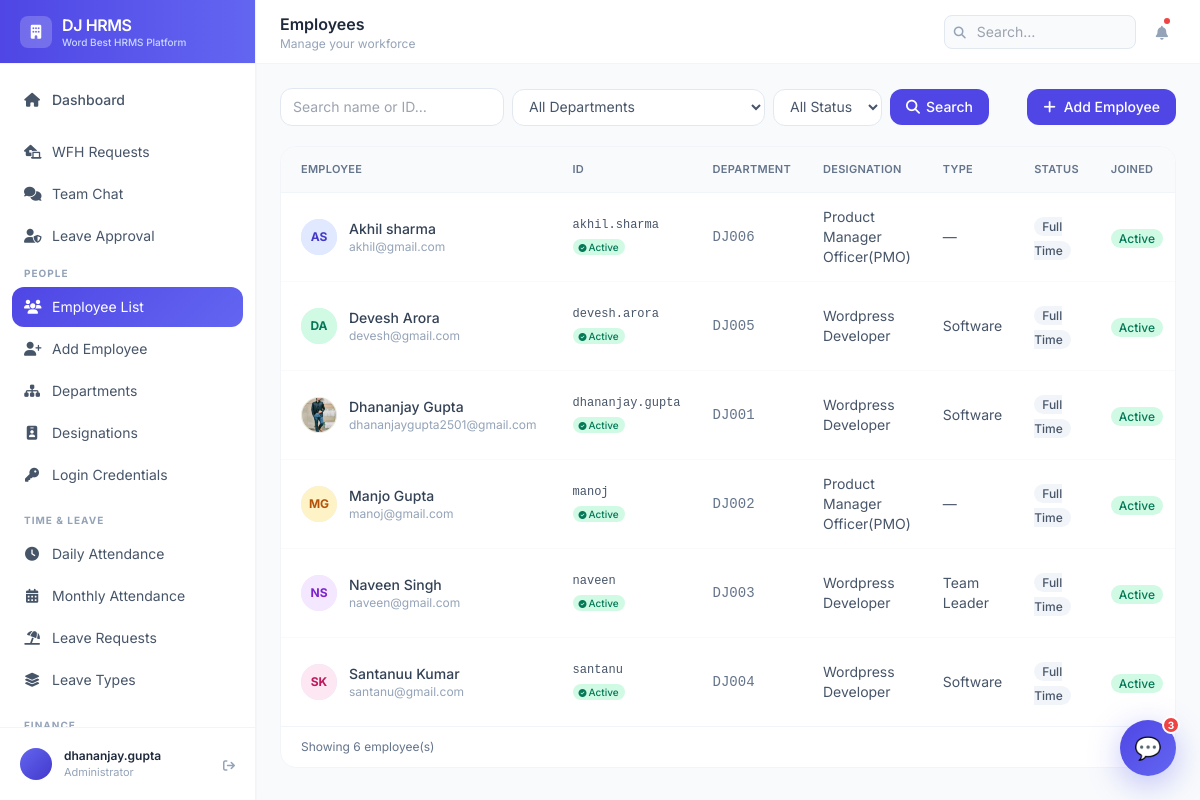
The page /dashboard/employees/ (signed in) on the database its author committed.
### employees/models.py (models this page shows, shortened)
class Employee(models.Model):
    GENDER_CHOICES = [('M', 'Male'), ('F', 'Female'), ('O', 'Other')]
    STATUS_CHOICES = [
        ('active', 'Active'),
        ('inactive', 'Inactive'),
        ('on_leave', 'On Leave'),
        ('terminated', 'Terminated'),
    ]
    EMPLOYMENT_TYPE = [
        ('full_time', 'Full Time'),
        ('part_time', 'Part Time'),
        ('contract', 'Contract'),
        ('intern', 'Intern'),
    ]
    user = models.OneToOneField(User, on_delete=models.CASCADE, null=True, blank=True)
    employee_id = models.CharField(max_length=20, unique=True)
    first_name = models.CharField(max_length=50)
    last_name = models.CharField(max_length=50)
    email = models.EmailField(unique=True)
    phone = models.CharField(max_length=15, blank=True)
    date_of_birth = models.DateField(null=True, blank=True)
    gender = models.CharField(max_length=1, choices=GENDER_CHOICES, blank=True)
    photo = models.ImageField(upload_to='employee_photos/', null=True, blank=True)
    department = models.ForeignKey(Department, on_delete=models.SET_NULL, null=True, related_name='employees')
    designation = models.ForeignKey(Designation, on_delete=models.SET_NULL, null=True, related_name='employees')
    date_joined = models.DateField()
    employment_type = models.CharField(max_length=20, choices=EMPLOYMENT_TYPE, default='full_time')
    status = models.CharField(max_length=20, choices=STATUS_CHOICES, default='active')
    address = models.TextField(blank=True)
    emergency_contact_name = models.CharField(max_length=100, blank=True)
    emergency_contact_phone = models.CharField(max_length=15, blank=True)
    created_at = models.DateTimeField(auto_now_add=True)
    updated_at = models.DateTimeField(auto_now=True)
    @property
    def full_name(self):
        return f"{self.first_name} {self.last_name}"
    class Meta:
        ordering = ['first_name', 'last_name']

class Department(models.Model):
    name = models.CharField(max_length=100, unique=True)
    code = models.CharField(max_length=10, unique=True)
    description = models.TextField(blank=True)
    manager = models.ForeignKey(
        'Employee', on_delete=models.SET_NULL, null=True, blank=True,
        related_name='managed_department'
    )
    created_at = models.DateTimeField(auto_now_add=True)
    class Meta:
        ordering = ['name']

class Designation(models.Model):
    title = models.CharField(max_length=100, unique=True)
    department = models.ForeignKey(Department, on_delete=models.CASCADE, related_name='designations')
    level = models.PositiveSmallIntegerField(default=1)  # 1=junior, 5=senior
    class Meta:
        ordering = ['title']

### employees/views.py (the view)
# urls.py: path('employees/', views.employee_list, name='employee_list'),
@login_required
def employee_list(request):
    employees   = Employee.objects.select_related('department', 'designation').all()
    departments = Department.objects.all()
    dept_filter   = request.GET.get('department')
    status_filter = request.GET.get('status')
    search        = request.GET.get('search', '')
    if dept_filter:
        employees = employees.filter(department_id=dept_filter)
    if status_filter:
        employees = employees.filter(status=status_filter)
    if search:
        employees = employees.filter(
            Q(first_name__icontains=search)  |
            Q(last_name__icontains=search)   |
            Q(employee_id__icontains=search)
        )
    return render(request, 'employees/list.html', {
        'employees':   employees,
        'departments': departments,
    })

### templates/employees/list.html (shortened to what this page needs)
{% extends 'base.html' %}
{% block page_title %}Employees{% endblock %}
{% block page_subtitle %}Manage your workforce{% endblock %}
{% block content %}
<div class="flex flex-wrap items-center justify-between gap-3 mb-5">
  <form method="get" class="flex flex-wrap items-center gap-2">
    <input type="text" name="search" value="{{ request.GET.search }}" placeholder="Search name or ID…"
      class="border border-slate-200 rounded-xl px-3 py-2 text-sm text-slate-600 focus:outline-none focus:border-brand-300 focus:ring-1 focus:ring-brand-100 w-56 bg-white">
    <select name="department" class="border border-slate-200 rounded-xl px-3 py-2 text-sm text-slate-600 focus:outline-none bg-white">
      <option value="">All Departments</option>
    </select>
    <select name="status" class="border border-slate-200 rounded-xl px-3 py-2 text-sm text-slate-600 focus:outline-none bg-white">
      <option value="">All Status</option>
    </select>
    <button type="submit" class="bg-brand-600 text-white px-4 py-2 rounded-xl text-sm font-medium hover:bg-brand-700 transition-colors">
      <i class="fas fa-magnifying-glass mr-1.5"></i>Search
    </button>
  </form>
  <a href="{% url 'add_employee' %}" class="bg-brand-600 text-white px-4 py-2 rounded-xl text-sm font-medium hover:bg-brand-700 transition-colors inline-flex items-center gap-2">
    <i class="fas fa-plus"></i> Add Employee
  </a>
</div>
<div class="bg-white rounded-2xl border border-slate-100 overflow-hidden">
  <div class="overflow-x-auto">
    <table class="w-full">
      <thead>
        <tr class="bg-slate-50 border-b border-slate-100">
          <th class="text-left text-[11px] font-semibold text-slate-500 uppercase tracking-wide px-5 py-3.5">Employee</th>
          <th class="text-left text-[11px] font-semibold text-slate-500 uppercase tracking-wide px-4 py-3.5">ID</th>
          <th class="text-left text-[11px] font-semibold text-slate-500 uppercase tracking-wide px-4 py-3.5">Department</th>
          <th class="text-left text-[11px] font-semibold text-slate-500 uppercase tracking-wide px-4 py-3.5">Designation</th>
          <th class="text-left text-[11px] font-semibold text-slate-500 uppercase tracking-wide px-4 py-3.5">Type</th>
          <th class="text-left text-[11px] font-semibold text-slate-500 uppercase tracking-wide px-4 py-3.5">Status</th>
          <th class="text-left text-[11px] font-semibold text-slate-500 uppercase tracking-wide px-4 py-3.5">Joined</th>
        </tr>
      </thead>
      <tbody class="divide-y divide-slate-50">
        {% for emp in employees %}
        <tr class="hover:bg-slate-50/60 transition-colors">
          <td class="px-5 py-3.5">
            <div class="flex items-center gap-3">
              <div class="w-9 h-9 rounded-full flex items-center justify-center text-xs font-bold flex-shrink-0
                {% cycle 'bg-brand-100 text-brand-700' 'bg-emerald-100 text-emerald-700' 'bg-amber-100 text-amber-700' 'bg-purple-100 text-purple-700' 'bg-pink-100 text-pink-700' as colors %}">
                {% if emp.photo %}
  <img src="{{ emp.photo.url }}" alt="{{ emp.full_name }}"
    class="w-9 h-9 rounded-full object-cover flex-shrink-0 border border-slate-200">
{% else %}
  <div class="w-9 h-9 rounded-full flex items-center justify-center text-xs font-bold flex-shrink-0
    {% cycle 'bg-brand-100 text-brand-700' 'bg-emerald-100 text-emerald-700' 'bg-amber-100 text-amber-700' 'bg-purple-100 text-purple-700' 'bg-pink-100 text-pink-700' %}">
    {{ emp.first_name|first|upper }}{{ emp.last_name|first|upper }}
  </div>
{% endif %}
              </div>
              <div>
                <p class="text-slate-700 text-sm font-medium">{{ emp.full_name }}</p>
                <p class="text-slate-400 text-xs">{{ emp.email }}</p>
              </div>
            </div>
          </td>
          <td class="px-4 py-3.5">
  {% if emp.user %}
    <p class="text-slate-600 text-xs font-mono">{{ emp.user.username }}</p>
    <span class="text-[10px] px-1.5 py-0.5 rounded-full bg-emerald-100 text-emerald-700 font-medium">
      <i class="fas fa-circle-check text-[8px] mr-0.5"></i>Active
    </span>
  {% else %}
    <span class="text-[10px] px-1.5 py-0.5 rounded-full bg-red-100 text-red-500 font-medium">No Login</span>
    <a href="#" onclick="createLogin({{ emp.pk }})" class="text-brand-600 text-[10px] hover:underline block mt-0.5">Create Login</a>
  {% endif %}
</td>
          <td class="px-4 py-3.5 text-slate-500 text-sm font-mono">{{ emp.employee_id }}</td>
          <td class="px-4 py-3.5 text-slate-600 text-sm">{{ emp.department.name|default:"—" }}</td>
          <td class="px-4 py-3.5 text-slate-600 text-sm">{{ emp.designation.title|default:"—" }}</td>
          <td class="px-4 py-3.5">
            <span class="text-xs px-2 py-0.5 rounded-full font-medium bg-slate-100 text-slate-600">{{ emp.get_employment_type_display }}</span>
          </td>
          <td class="px-4 py-3.5">
            <span class="text-xs px-2 py-0.5 rounded-full font-medium
              {% if emp.status == 'active' %}bg-emerald-100 text-emerald-700
              {% elif emp.status == 'on_leave' %}bg-amber-100 text-amber-700
              {% elif emp.status == 'terminated' %}bg-red-100 text-red-600
              {% else %}bg-slate-100 text-slate-500{% endif %}">
              {{ emp.get_status_display }}
            </span>
          </td>
        </tr>
        {% endfor %}
      </tbody>
    </table>
  </div>
  {% if employees %}
  <div class="px-5 py-3 border-t border-slate-100 flex items-center justify-between">
    <p class="text-slate-500 text-xs">Showing {{ employees.count }} employee(s)</p>
  </div>
  {% endif %}
</div>
{% endblock %}

### templates/base.html (shortened to what this page needs)
<!DOCTYPE html>
<html lang="en" class="h-full">
<head>
  <script src="https://cdn.tailwindcss.com"></script>
  <link href="https://cdnjs.cloudflare.com/ajax/libs/font-awesome/6.5.0/css/all.min.css" rel="stylesheet">
  {% include 'chatbot/widget.html' %}
</head>
<body class="h-full bg-slate-50">
<div class="flex h-screen overflow-hidden">
  <aside id="sidebar" class="w-64 bg-white border-r border-slate-100 flex flex-col flex-shrink-0 shadow-sm">
    <div class="h-16 flex items-center px-5 border-b border-slate-100 bg-gradient-to-r from-brand-600 to-brand-500">
      <div class="flex items-center gap-2.5">
        <div class="w-8 h-8 bg-white bg-opacity-20 rounded-lg flex items-center justify-center">
          <i class="fas fa-building text-white text-sm"></i>
        </div>
        <div>
          <span class="text-white font-semibold text-base tracking-tight">DJ HRMS</span>
          <p class="text-brand-200 text-[10px] font-medium -mt-0.5">Word Best HRMS Platform</p>
        </div>
      </div>
    </div>
    <nav class="flex-1 overflow-y-auto px-3 py-4 space-y-0.5">
      <a href="{% url 'dashboard' %}" class="sidebar-item  flex items-center gap-3 px-3 py-2.5 rounded-xl text-slate-600 font-medium text-sm mb-3">
        <i class="fas fa-home w-4 text-center"></i>
        <span>Dashboard</span>
      </a>
<a href="{% url 'wfh_requests' %}"
  class="sidebar-item {% if request.resolver_match.url_name == 'wfh_requests' %}active{% endif %} flex items-center gap-3 px-3 py-2.5 rounded-xl text-slate-600 text-sm">
  <i class="fas fa-house-laptop w-4 text-center"></i>
  <span>WFH Requests</span>
</a>
<a href="{% url 'chat_home' %}"
  class="sidebar-item {% if 'chat' in request.resolver_match.url_name %}active{% endif %} flex items-center gap-3 px-3 py-2.5 rounded-xl text-slate-600 text-sm">
  <i class="fas fa-comments w-4 text-center"></i>
  <span>Team Chat</span>
</a>
<a href="{% url 'manager_leave_dashboard' %}"
  class="sidebar-item flex items-center gap-3 px-3 py-2.5 rounded-xl text-slate-600 text-sm">
  <i class="fas fa-user-shield w-4 text-center"></i>
  <span>Leave Approval</span>
</a>
      <p class="nav-group-label text-slate-400 px-3 pt-2 pb-1">People</p>
      <a href="{% url 'employee_list' %}" class="sidebar-item {% if 'employee' in request.resolver_match.url_name %}active{% endif %} flex items-center gap-3 px-3 py-2.5 rounded-xl text-slate-600 text-sm">
        <i class="fas fa-users w-4 text-center"></i>
        <span>Employee List</span>
      </a>
      <a href="{% url 'add_employee' %}" class="sidebar-item flex items-center gap-3 px-3 py-2.5 rounded-xl text-slate-600 text-sm">
        <i class="fas fa-user-plus w-4 text-center"></i>
        <span>Add Employee</span>
      </a>
      <a href="{% url 'department_list' %}" class="sidebar-item {% if request.resolver_match.url_name == 'department_list' %}active{% endif %} flex items-center gap-3 px-3 py-2.5 rounded-xl text-slate-600 text-sm">
        <i class="fas fa-sitemap w-4 text-center"></i>
        <span>Departments</span>
      </a>
      <a href="{% url 'designation_list' %}" class="sidebar-item {% if request.resolver_match.url_name == 'designation_list' %}active{% endif %} flex items-center gap-3 px-3 py-2.5 rounded-xl text-slate-600 text-sm">
        <i class="fas fa-id-badge w-4 text-center"></i>
        <span>Designations</span>
      </a>
<a href="{% url 'employee_credentials' %}"
  class="sidebar-item {% if request.resolver_match.url_name == 'employee_credentials' %}active{% endif %} flex items-center gap-3 px-3 py-2.5 rounded-xl text-slate-600 text-sm">
  <i class="fas fa-key w-4 text-center"></i>
  <span>Login Credentials</span>
</a>
      <p class="nav-group-label text-slate-400 px-3 pt-4 pb-1">Time & Leave</p>
      <a href="{% url 'daily_attendance' %}" class="sidebar-item {% if request.resolver_match.url_name == 'daily_attendance' %}active{% endif %} flex items-center gap-3 px-3 py-2.5 rounded-xl text-slate-600 text-sm">
          <i class="fas fa-clock w-4 text-center"></i>
          <span>Daily Attendance</span>
        </a>
        <a href="{% url 'monthly_attendance' %}" class="sidebar-item {% if request.resolver_match.url_name == 'monthly_attendance' %}active{% endif %} flex items-center gap-3 px-3 py-2.5 rounded-xl text-slate-600 text-sm">
          <i class="fas fa-calendar-days w-4 text-center"></i>
          <span>Monthly Attendance</span>
        </a>
      <a href="{% url 'leave_requests' %}" class="sidebar-item {% if request.resolver_match.url_name == 'leave_requests' %}active{% endif %} flex items-center gap-3 px-3 py-2.5 rounded-xl text-slate-600 text-sm">
        <i class="fas fa-umbrella-beach w-4 text-center"></i>
        <span>Leave Requests</span>
      </a>
      <a href="{% url 'leave_types' %}" class="sidebar-item {% if request.resolver_match.url_name == 'leave_types' %}active{% endif %} flex items-center gap-3 px-3 py-2.5 rounded-xl text-slate-600 text-sm">
        <i class="fas fa-layer-group w-4 text-center"></i>
        <span>Leave Types</span>
      </a>
      <p class="nav-group-label text-slate-400 px-3 pt-4 pb-1">Finance</p>
    </nav>
    <div class="px-3 py-3 border-t border-slate-100">
      <div class="flex items-center gap-3 p-2 rounded-xl hover:bg-slate-50 cursor-pointer">
        <div class="w-8 h-8 rounded-full bg-gradient-to-br from-brand-500 to-brand-700 flex items-center justify-center text-white text-xs font-bold flex-shrink-0">
        </div>
        <div class="flex-1 min-w-0">
          <p class="text-slate-800 text-xs font-semibold truncate">{{ request.user.get_full_name|default:request.user.username }}</p>
          <p class="text-slate-400 text-[11px] truncate">Administrator</p>
        </div>
        <a href="{% url 'admin_logout' %}" class="text-slate-400 hover:text-red-500 transition-colors" title="Logout">
          <i class="fas fa-arrow-right-from-bracket text-xs"></i>
        </a>
      </div>
    </div>
  </aside>
  <div class="flex-1 flex flex-col overflow-hidden">
    <header class="h-16 bg-white border-b border-slate-100 flex items-center px-6 gap-4 flex-shrink-0">
      <div class="flex-1">
        <h1 class="text-slate-800 font-semibold text-base">{% block page_title %}Dashboard{% endblock %}</h1>
        <p class="text-slate-400 text-xs">{% block page_subtitle %}{% endblock %}</p>
      </div>
      <div class="flex items-center gap-3">
        <div class="relative">
          <input type="text" placeholder="Search…" class="bg-slate-50 border border-slate-200 text-slate-600 text-sm rounded-lg px-3 py-1.5 w-48 focus:outline-none focus:border-brand-300 focus:ring-1 focus:ring-brand-200 pl-8">
          <i class="fas fa-search text-slate-400 text-xs absolute left-2.5 top-2.5"></i>
        </div>
        <button class="relative text-slate-400 hover:text-slate-600 p-2 hover:bg-slate-50 rounded-lg">
          <i class="fas fa-bell text-sm"></i>
          <span class="absolute top-1.5 right-1.5 w-1.5 h-1.5 bg-red-500 rounded-full"></span>
        </button>
      </div>
    </header>
    <main class="flex-1 overflow-y-auto p-6">
      {% block content %}{% endblock %}
    </main>
  </div>
</div>
</body>
</html>

### rows shown on the page
Employee: first_name|first "A", last_name|first "S", full_name "Akhil sharma", email "akhil@gmail.com", user.username "akhil.sharma", employee_id "DJ006", department.name "Product Manager Officer(PMO)", designation "—", employment_type "Full Time", status "Active"
Employee: first_name|first "D", last_name|first "A", full_name "Devesh Arora", email "devesh@gmail.com", user.username "devesh.arora", employee_id "DJ005", department.name "Wordpress Developer", designation "Software", employment_type "Full Time", status "Active"
Employee: photo (picture), full_name "Dhananjay Gupta", email "dhananjaygupta2501@gmail.com", user.username "dhananjay.gupta", employee_id "DJ001", department.name "Wordpress Developer", designation "Software", employment_type "Full Time", status "Active"
Employee: first_name|first "M", last_name|first "G", full_name "Manjo Gupta", email "manoj@gmail.com", user.username "manoj", employee_id "DJ002", department.name "Product Manager Officer(PMO)", designation "—", employment_type "Full Time", status "Active"
Employee: first_name|first "N", last_name|first "S", full_name "Naveen Singh", email "naveen@gmail.com", user.username "naveen", employee_id "DJ003", department.name "Wordpress Developer", designation "Team Leader", employment_type "Full Time", status "Active"
Employee: first_name|first "S", last_name|first "K", full_name "Santanuu Kumar", email "santanu@gmail.com", user.username "santanu", employee_id "DJ004", department.name "Wordpress Developer", designation "Software", employment_type "Full Time", status "Active"

### other values the page prints
{{ request.user.get_full_name|default:request.user.username }} "dhananjay.gupta"
{{ employees.count }} "6"
